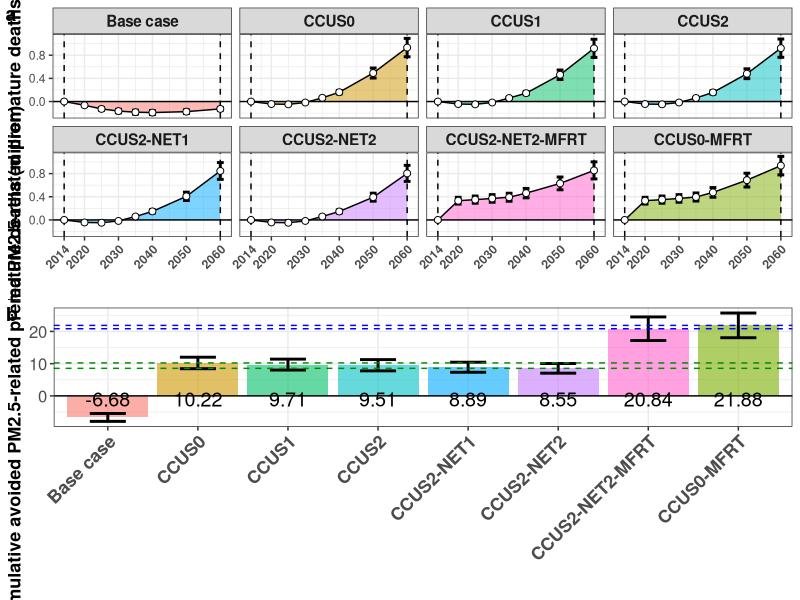

Generate this figure with R:
library(readxl)
library(dplyr)
library(ggplot2)

df = read_xlsx('./data/health data.xlsx')
df$deaths = df$deaths/1000000
df$upper = df$upper/1000000
df$ci = abs(df$upper-df$deaths)
p1=ggplot(df,aes(x=year,y=deaths))+geom_area(aes(fill = scenario),alpha = .5)+geom_line()+facet_wrap(~factor(scenario,,levels = c('Base case','CCUS0','CCUS1','CCUS2',
                                                                                                           'CCUS2-NET1','CCUS2-NET2','CCUS2-NET2-MFRT',
                                                                                                           'CCUS0-MFRT')),nrow = 2,scales = 'fixed')+
  theme_bw()+labs(x='',y='Avoided PM2.5-related premature deaths (million)')+geom_hline(yintercept = 0)+geom_vline(xintercept = c(2014,2060),lty=2)+
  geom_errorbar(aes(ymin = deaths-ci,ymax = deaths+ci),lwd=1,width =2)+geom_point(shape=21,fill='white',size=2)+theme(axis.title = element_text(size=13,face = 'bold'),
                                                                                                                      strip.text = element_text(size=11,face = 'bold'),
                                                                                                                      axis.text.x = element_text(face = 'bold',angle = 45,hjust = 1),
                                                                                                                      legend.position = '')+
  scale_x_continuous(breaks = c(2014,2020,2030,2040,2050,2060))



deathsbox = c()

for (i in 1:8) {
  

s = unique(df$scenario)[i]
fit = lm(deaths ~ I(year^4)+I(year^3)+I(year^2),data = filter(df,scenario == s))
f = function(x) fit$coefficients[1]+fit$coefficients[2]*x^4+fit$coefficients[3]*x^3+fit$coefficients[4]*x^2
res = integrate(f,lower = 2014,upper = 2060)$value
deathsbox = c(deathsbox,res)
}

deathsboxupper = c()

for (i in 1:8) {
  
  
  s = unique(df$scenario)[i]
  fit = lm(upper ~ I(year^4)+I(year^3)+I(year^2),data = filter(df,scenario == s))
  f = function(x) fit$coefficients[1]+fit$coefficients[2]*x^4+fit$coefficients[3]*x^3+fit$coefficients[4]*x^2
  res = integrate(f,lower = 2014,upper = 2060)$value
  deathsboxupper = c(deathsboxupper,res)
}

cumulative = array(data = NA,dim = c(8,3))%>%as.data.frame()
names(cumulative) = c('scenario','deaths','ci')
cumulative$scenario = c('Base case','CCUS0','CCUS1','CCUS2',
                    'CCUS2-NET1','CCUS2-NET2','CCUS2-NET2-MFRT',
                    'CCUS0-MFRT')
cumulative$deaths = deathsbox
cumulative$ci = abs(deathsboxupper-deathsbox)
cumulative[4,2] = cumulative[4,2]-0.5
p2=ggplot(data = cumulative,aes(x=factor(scenario,,levels = c('Base case','CCUS0','CCUS1','CCUS2',
                                                           'CCUS2-NET1','CCUS2-NET2','CCUS2-NET2-MFRT',
                                                           'CCUS0-MFRT')),y=deaths))+geom_bar(stat = 'identity',aes(fill=scenario),alpha = .6)+geom_errorbar(aes(ymin = deaths-ci,ymax = deaths+ci),lwd=1,width = .4)+
  theme_bw()+geom_hline(yintercept = 0)+labs(x='',y='Cumulative avoided PM2.5-related premature deaths (million)')+theme(axis.title = element_text(size=13,face = 'bold'),
                                                                                                                         axis.text.x = element_text(face = 'bold',size=13,hjust=1,angle = 45),
                                                                                                                         axis.text.y = element_text(size=12),
                                                                                                                         legend.position = '')+
  geom_text(aes(x=factor(scenario,,levels = c('Base case','CCUS0','CCUS1','CCUS2',
                                              'CCUS2-NET1','CCUS2-NET2','CCUS2-NET2-MFRT',
                                              'CCUS0-MFRT')),y=-1,label = round(deaths,2)),size=5)+
  geom_hline(yintercept = c(10.22,8.55),lty=2,color='green4')+geom_hline(yintercept = c(20.84,21.88),lty=2,color='blue')
cowplot::plot_grid(p1,p2,nrow = 2,labels = c('a','b'))
